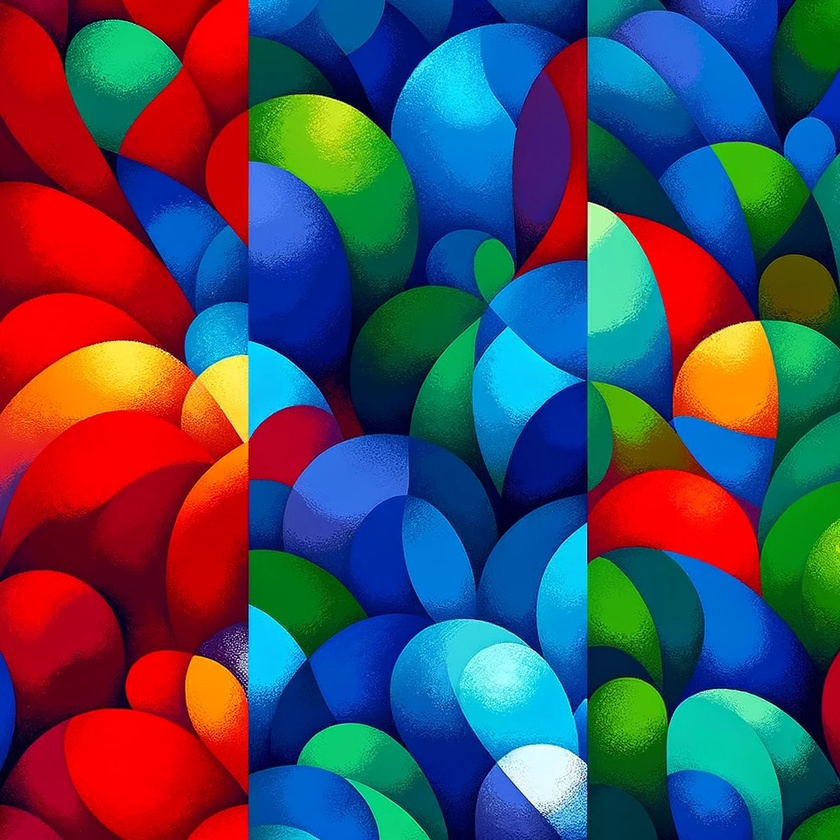
#> input picture rgb.jpg, 840 x 840 px, shrunk from 1024 x 1024 before the run
$ python image_Greyscale.py
#> lines starting #> are read from the running program, lines starting #| are printed output that depends on the picture
import cv2

# Load
image_path = 'rgb.jpg'
image = cv2.imread(image_path)
#> image is the input picture: shape (840, 840, 3); mean B, G, R 92.8, 74.2, 73.5

gray_image = cv2.cvtColor(image, cv2.COLOR_BGR2GRAY)
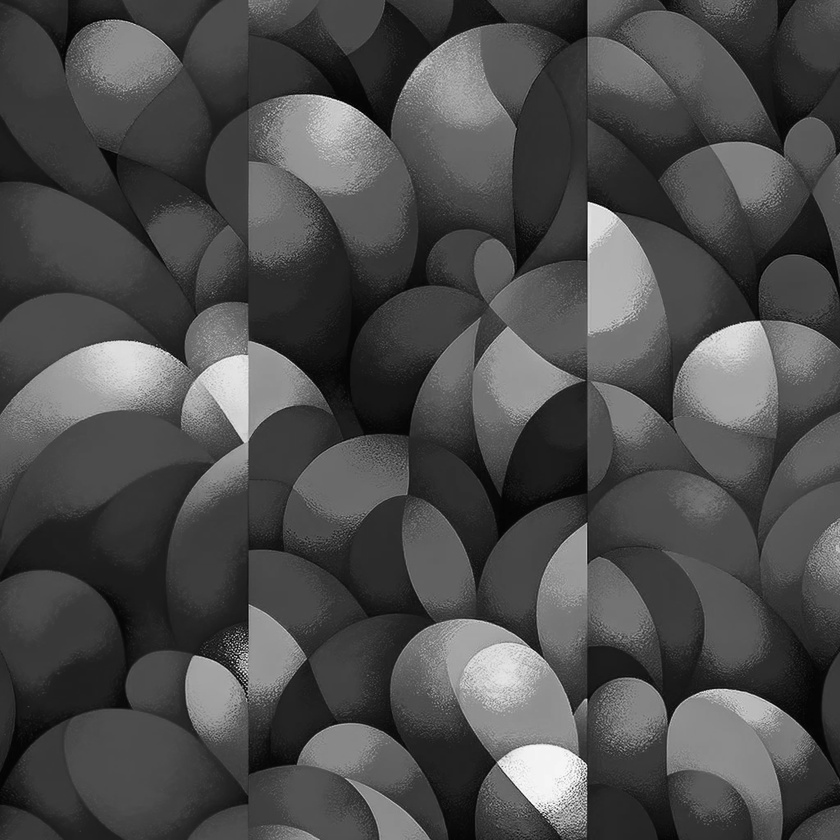
#> gray_image: shape (840, 840); min 0, max 253, mean 76.1

# Display
cv2.imshow('Grayscale Image', gray_image)

# Close all windows easy
cv2.waitKey(0)
cv2.destroyAllWindows()

$ run again, with green_light.jpg copied over rgb.jpg
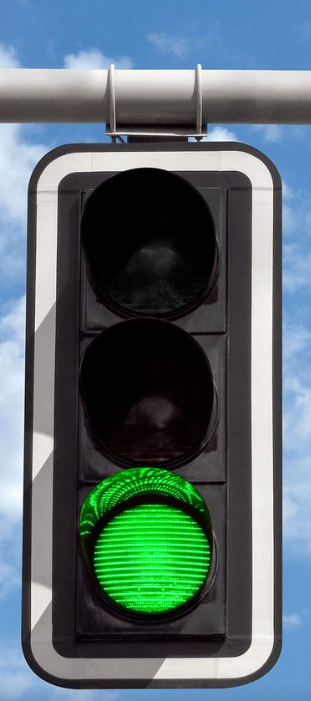
#> input picture green_light.jpg, 311 x 701 px
#> image is the input picture: shape (701, 311, 3); mean B, G, R 113.4, 109, 89.8
#> `gray_image = cv2.cvtColor(image, cv2.COLOR_BGR2GRAY)`:
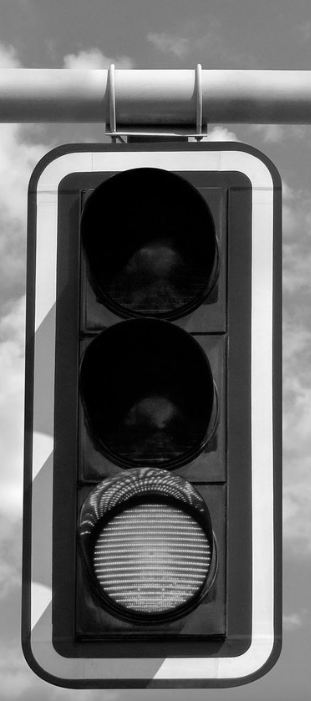
#> gray_image: shape (701, 311); min 0, max 254, mean 103.8

$ run again, with hart.jpg copied over rgb.jpg
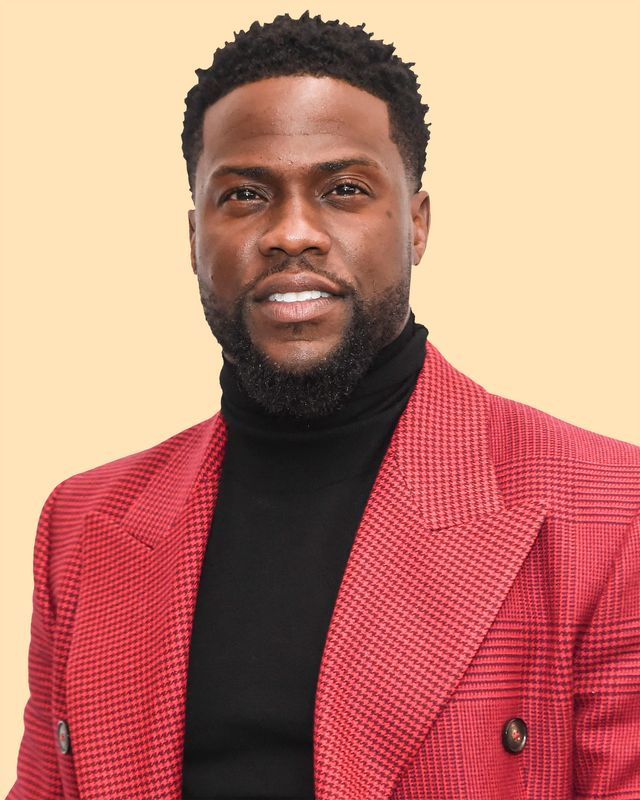
#> input picture hart.jpg, 640 x 800 px
#> image is the input picture: shape (800, 640, 3); mean B, G, R 114.1, 127.9, 190.5
#> `gray_image = cv2.cvtColor(image, cv2.COLOR_BGR2GRAY)`:
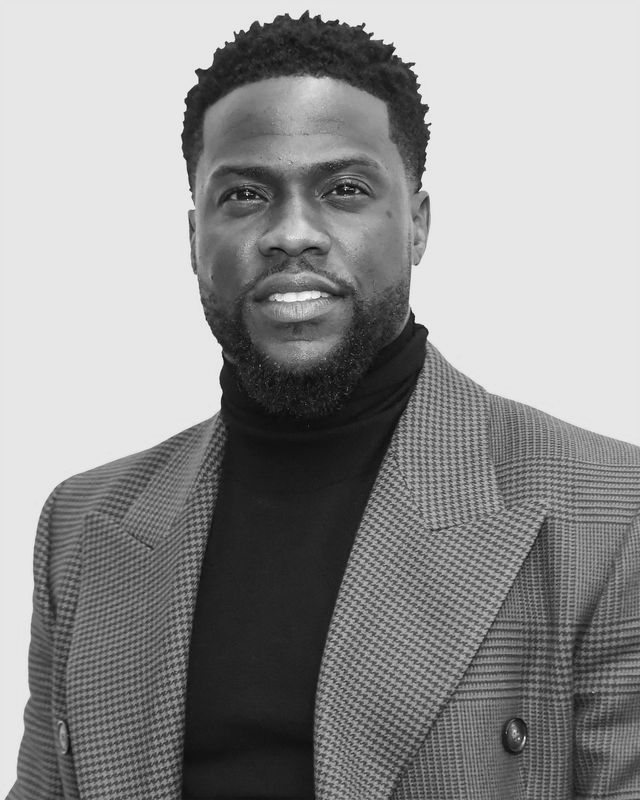
#> gray_image: shape (800, 640); min 2, max 253, mean 145
